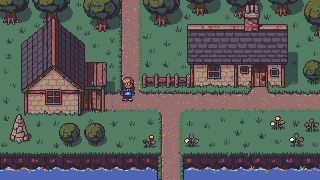
#> input picture art/final/north_star/ns_meadow_village_r2_mix.png, 320 x 180 px, found by its file name
$ python cut_prop.py art/final/north_star/ns_meadow_village_r2_mix.png 58 120 81 147 art/final/obj_bush_ns1.png
#> lines starting #> are read from the running program, lines starting #| are printed output that depends on the picture
"""Cut a prop out of a scene (e.g. the north star) onto a transparent background.

A plain colour key can't separate a green bush from green grass, so this
flood-fills inwards from the crop's border through "background" colours only;
the prop's dark outline stops the fill, so the prop's own colours inside the
outline survive even when they match the background.

Usage:
    python tools/cut_prop.py art/final/north_star/ns_meadow_village_r2_mix.png 58 120 81 147 art/final/obj_bush_ns1.png
    python tools/cut_prop.py scene.png X0 Y0 X1 Y1 out.png --bg 547e64 374e4a 313638 966c6c --largest

X0 Y0 X1 Y1 is the crop box, inclusive. --bg lists the background colours
(default: the meadow grass, tufts and grass shadow). Isolated background-coloured
specks left touching nothing are removed too. --largest keeps only the biggest
connected shape, dropping detached scraps (tree trunks, bits of a neighbour).
"""

import argparse
import sys
from pathlib import Path

from PIL import Image

DEFAULT_BG = ["547e64", "374e4a", "313638"]


def parse_colour(text):
    text = text.strip().lstrip("#")
    if len(text) != 6:
        sys.exit(f"Expected RRGGBB, got {text!r}")
    return tuple(int(text[i:i + 2], 16) for i in (0, 2, 4))


def main():
    parser = argparse.ArgumentParser(description="Cut a prop out of a scene by flood-filling its background.")
    parser.add_argument("scene", type=Path)
    parser.add_argument("box", nargs=4, type=int, metavar=("X0", "Y0", "X1", "Y1"))
    parser.add_argument("output", type=Path)
    parser.add_argument("--bg", nargs="+", default=DEFAULT_BG, metavar="RRGGBB")
    parser.add_argument("--largest", action="store_true", help="keep only the largest connected shape")
    args = parser.parse_args()

    x0, y0, x1, y1 = args.box
    crop = Image.open(args.scene).convert("RGBA").crop((x0, y0, x1 + 1, y1 + 1))
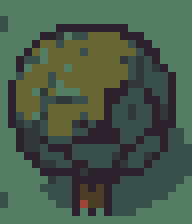
#> crop: PIL image 24x28 RGBA (shown 8 times larger); mean R, G, B, A 71.6, 90.5, 74.2, 255
    pixels = crop.load()
    w, h = crop.size
#> w = 24; h = 28
    background = {parse_colour(c) for c in args.bg}

    def is_bg(x, y):
        return pixels[x, y][:3] in background

    border = [(x, y) for x in range(w) for y in (0, h - 1)] + [(x, y) for y in range(h) for x in (0, w - 1)]
    seen = {p for p in border if is_bg(*p)}
#> seen = 100 items
    stack = list(seen)
#> stack = 100 pairs, first value 0 to 23, second value 0 to 27
    while stack:
        x, y = stack.pop()
        for nx, ny in ((x + 1, y), (x - 1, y), (x, y + 1), (x, y - 1)):
            if 0 <= nx < w and 0 <= ny < h and (nx, ny) not in seen and is_bg(nx, ny):
                seen.add((nx, ny))
                stack.append((nx, ny))
#> this loop made 310 passes
#> (x, y) on passes 1 to 3: (6, 0), (6, 1), (6, 2)
#> after the loop, seen = 310 items; stack = []
    for x, y in seen:
        pixels[x, y] = (0, 0, 0, 0)
#> this loop made 310 passes
#> (x, y) on passes 1 to 3: (18, 26), (7, 26), (8, 0)

    # Drop leftover specks: opaque pixels with no opaque 4-neighbour.
    specks = [(x, y) for y in range(h) for x in range(w) if pixels[x, y][3]
              and not any(0 <= nx < w and 0 <= ny < h and pixels[nx, ny][3]
                          for nx, ny in ((x + 1, y), (x - 1, y), (x, y + 1), (x, y - 1)))]
#> specks = []
    for x, y in specks:
        pixels[x, y] = (0, 0, 0, 0)
#> this loop made 0 passes

    if args.largest:
        remaining = {(x, y) for y in range(h) for x in range(w) if pixels[x, y][3]}
        best = set()
        while remaining:
            start = remaining.pop()
            part, stack = {start}, [start]
            while stack:
                x, y = stack.pop()
                for n in ((x + 1, y), (x - 1, y), (x, y + 1), (x, y - 1)):
                    if n in remaining:
                        remaining.discard(n)
                        part.add(n)
                        stack.append(n)
            if len(part) > len(best):
                best = part
        for y in range(h):
            for x in range(w):
                if pixels[x, y][3] and (x, y) not in best:
                    pixels[x, y] = (0, 0, 0, 0)

    bbox = crop.getchannel("A").getbbox()
#> bbox = (1, 3, 22, 27)
    if not bbox:
        sys.exit("Nothing left after removing the background")
    crop = crop.crop(bbox)
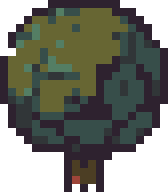
#> crop: PIL image 21x24 RGBA (shown 8 times larger); mean R, G, B, A 47.9, 49.9, 41.1, 183.2; transparent parts drawn white
    args.output.parent.mkdir(parents=True, exist_ok=True)
    crop.save(args.output)
    print(f"{args.output}: {crop.width}x{crop.height} (removed {len(seen)} background px, {len(specks)} specks)")
#| art/final/obj_bush_ns1.png: 21x24 (removed 310 background px, 0 specks)


if __name__ == "__main__":
    main()

$ run again, with art/final/north_star/ns_meadow_village_r1_opt1.png copied over art/final/north_star/ns_meadow_village_r2_mix.png
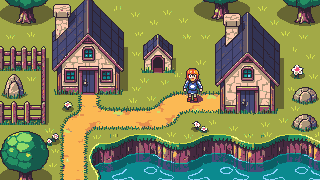
#> input picture art/final/north_star/ns_meadow_village_r1_opt1.png, 320 x 180 px, found by its file name
#> in main, `crop = Image.open(args.scene).convert("RGBA").crop((x0, y0, x1 + 1, y1..`:
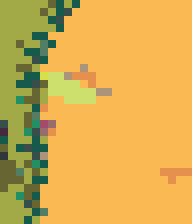
#> crop: PIL image 24x28 RGBA (shown 8 times larger); mean R, G, B, A 214.9, 172.7, 81.4, 255
#> seen = 2 items
#> in main, `stack = list(seen)`: stack = [(0, 19), (0, 15)]
#> the loop in main, `while stack:` made 2 passes
#> after the loop in main, `while stack:`: stack = []
#> the loop in main, `for x, y in seen:` made 2 passes
#> bbox = (0, 0, 24, 28)
#| art/final/obj_bush_ns1.png: 24x28 (removed 2 background px, 0 specks)

$ run again, with art/final/north_star/ns_meadow_village_r1_opt2.png copied over art/final/north_star/ns_meadow_village_r2_mix.png
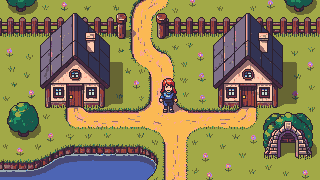
#> input picture art/final/north_star/ns_meadow_village_r1_opt2.png, 320 x 180 px, found by its file name
#> in main, `crop = Image.open(args.scene).convert("RGBA").crop((x0, y0, x1 + 1, y1..`:
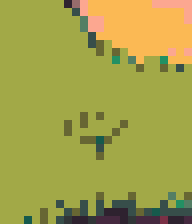
#> crop: PIL image 24x28 RGBA (shown 8 times larger); mean R, G, B, A 163.3, 160.7, 73.4, 255
#> in main, `seen = {p for p in border if is_bg(*p)}`: seen = 6 items
#> in main, `stack = list(seen)`: stack = [(7, 27), (8, 27), (23, 26), (23, 25), (16, 27), (11, 27)]
#> the loop in main, `while stack:` made 15 passes
#> (x, y) on passes 1 to 8: (11, 27), (16, 27), (16, 26), (16, 25), (15, 25), (14, 25), (23, 25), (23, 26)
#> after the loop in main, `while stack:`: seen = 15 items; stack = []
#> the loop in main, `for x, y in seen:` made 15 passes
#> (x, y) on passes 1 to 8: (7, 27), (21, 26), (16, 26), (8, 27), (23, 26), (8, 26), (20, 26), (16, 25)
#> bbox = (0, 0, 24, 28)
#> in main, `crop = crop.crop(bbox)`:
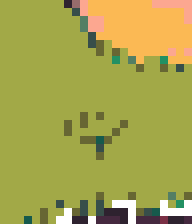
#> crop: PIL image 24x28 RGBA (shown 8 times larger); mean R, G, B, A 162, 159, 71.8, 249.3; transparent parts drawn white
#| art/final/obj_bush_ns1.png: 24x28 (removed 15 background px, 0 specks)
